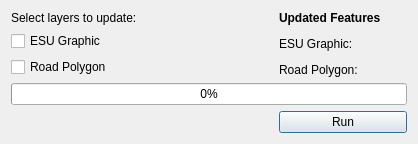
<?xml version="1.0" encoding="UTF-8"?>
<ui version="4.0">
 <class>symbologyDialog</class>
 <widget class="QDialog" name="symbologyDialog">
  <property name="windowModality">
   <enum>Qt::NonModal</enum>
  </property>
  <property name="geometry">
   <rect>
    <x>0</x>
    <y>0</y>
    <width>418</width>
    <height>141</height>
   </rect>
  </property>
  <property name="sizePolicy">
   <sizepolicy hsizetype="Fixed" vsizetype="Fixed">
    <horstretch>0</horstretch>
    <verstretch>0</verstretch>
   </sizepolicy>
  </property>
  <property name="windowTitle">
   <string>Update Symbology</string>
  </property>
  <property name="modal">
   <bool>false</bool>
  </property>
  <layout class="QGridLayout" name="gridLayout">
   <item row="3" column="0" colspan="3">
    <widget class="QProgressBar" name="progressBar">
     <property name="enabled">
      <bool>true</bool>
     </property>
     <property name="value">
      <number>0</number>
     </property>
     <property name="alignment">
      <set>Qt::AlignCenter</set>
     </property>
     <property name="orientation">
      <enum>Qt::Horizontal</enum>
     </property>
    </widget>
   </item>
   <item row="4" column="2">
    <layout class="QHBoxLayout" name="horizontalLayout">
     <item>
      <widget class="QPushButton" name="runPushButton">
       <property name="text">
        <string>Run</string>
       </property>
      </widget>
     </item>
    </layout>
   </item>
   <item row="0" column="2">
    <layout class="QVBoxLayout" name="verticalLayout_2">
     <item>
      <widget class="QLabel" name="updatedFeaturesLabel">
       <property name="text">
        <string>&lt;html&gt;&lt;head/&gt;&lt;body&gt;&lt;p&gt;&lt;span style=&quot; font-weight:600;&quot;&gt;Updated Features&lt;/span&gt;&lt;/p&gt;&lt;p&gt;ESU Graphic:&lt;/p&gt;&lt;p&gt;Road Polygon:&lt;/p&gt;&lt;/body&gt;&lt;/html&gt;</string>
       </property>
      </widget>
     </item>
    </layout>
   </item>
   <item row="0" column="0">
    <layout class="QVBoxLayout" name="verticalLayout">
     <item>
      <widget class="QLabel" name="label">
       <property name="text">
        <string>Select layers to update:</string>
       </property>
      </widget>
     </item>
     <item>
      <widget class="QCheckBox" name="esuCheckBox">
       <property name="text">
        <string>ESU Graphic</string>
       </property>
      </widget>
     </item>
     <item>
      <widget class="QCheckBox" name="rdPolyCheckBox">
       <property name="text">
        <string>Road Polygon</string>
       </property>
      </widget>
     </item>
    </layout>
   </item>
  </layout>
 </widget>
 <resources/>
 <connections/>
 <slots>
  <slot>scopy()</slot>
 </slots>
</ui>
